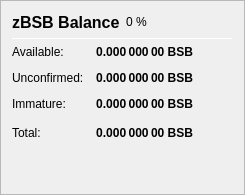
                   <widget class="QFrame" name="frame_ZerocoinBalances">
                    <property name="frameShape">
                     <enum>QFrame::StyledPanel</enum>
                    </property>
                    <property name="frameShadow">
                     <enum>QFrame::Raised</enum>
                    </property>
                    <layout class="QVBoxLayout" name="verticalLayout_7">
                     <item>
                      <layout class="QHBoxLayout" name="horizontalLayout_8" stretch="0,0,0">
                       <item>
                        <widget class="QLabel" name="label_5z_3">
                         <property name="minimumSize">
                          <size>
                           <width>0</width>
                           <height>20</height>
                          </size>
                         </property>
                         <property name="font">
                          <font>
                           <pointsize>12</pointsize>
                           <weight>75</weight>
                           <bold>true</bold>
                          </font>
                         </property>
                         <property name="text">
                          <string>zBSB Balance</string>
                         </property>
                        </widget>
                       </item>
                       <item>
                        <widget class="QLabel" name="labelzBSBPercent">
                         <property name="text">
                          <string notr="true">0 %</string>
                         </property>
                        </widget>
                       </item>
                       <item>
                        <spacer name="horizontalSpacer_11">
                         <property name="orientation">
                          <enum>Qt::Horizontal</enum>
                         </property>
                         <property name="sizeHint" stdset="0">
                          <size>
                           <width>40</width>
                           <height>20</height>
                          </size>
                         </property>
                        </spacer>
                       </item>
                      </layout>
                     </item>
                     <item>
                      <widget class="Line" name="line_ZerocoinBalance">
                       <property name="minimumSize">
                        <size>
                         <width>0</width>
                         <height>1</height>
                        </size>
                       </property>
                       <property name="maximumSize">
                        <size>
                         <width>16777215</width>
                         <height>1</height>
                        </size>
                       </property>
                       <property name="orientation">
                        <enum>Qt::Horizontal</enum>
                       </property>
                      </widget>
                     </item>
                     <item>
                      <layout class="QGridLayout" name="gridLayout_5">
                       <property name="spacing">
                        <number>12</number>
                       </property>
                       <item row="1" column="0">
                        <widget class="QLabel" name="labelzBalanceMatureText">
                         <property name="toolTip">
                          <string>Mature: more than 20 confirmation and more than 1 mint of the same denomination after it was minted.
These zBSB are spendable.</string>
                         </property>
                         <property name="text">
                          <string>Available:</string>
                         </property>
                        </widget>
                       </item>
                       <item row="1" column="1">
                        <widget class="QLabel" name="labelzBalanceMature">
                         <property name="font">
                          <font>
                           <weight>75</weight>
                           <bold>true</bold>
                          </font>
                         </property>
                         <property name="toolTip">
                          <string>Mature: more than 20 confirmation and more than 1 mint of the same denomination after it was minted.
These zBSB are spendable.</string>
                         </property>
                         <property name="text">
                          <string notr="true">0.000 000 00 BSB</string>
                         </property>
                         <property name="alignment">
                          <set>Qt::AlignRight|Qt::AlignTrailing|Qt::AlignVCenter</set>
                         </property>
                        </widget>
                       </item>
                       <item row="2" column="0">
                        <widget class="QLabel" name="labelzBalanceUnconfirmedText">
                         <property name="toolTip">
                          <string>Unconfirmed: less than 20 confirmations
Immature: confirmed, but less than 1 mint of the same denomination after it was minted</string>
                         </property>
                         <property name="text">
                          <string>Unconfirmed:</string>
                         </property>
                        </widget>
                       </item>
                       <item row="2" column="1">
                        <widget class="QLabel" name="labelzBalanceUnconfirmed">
                         <property name="font">
                          <font>
                           <weight>75</weight>
                           <bold>true</bold>
                          </font>
                         </property>
                         <property name="toolTip">
                          <string>Unconfirmed: less than 20 confirmations
Immature: confirmed, but less than 1 mint of the same denomination after it was minted</string>
                         </property>
                         <property name="text">
                          <string notr="true">0.000 000 00 BSB</string>
                         </property>
                         <property name="alignment">
                          <set>Qt::AlignRight|Qt::AlignTrailing|Qt::AlignVCenter</set>
                         </property>
                        </widget>
                       </item>
                       <item row="3" column="0">
                        <widget class="QLabel" name="labelzBalanceImmatureText">
                         <property name="toolTip">
                          <string>Unconfirmed: less than 20 confirmations
Immature: confirmed, but less than 1 mint of the same denomination after it was minted</string>
                         </property>
                         <property name="text">
                          <string>Immature:</string>
                         </property>
                        </widget>
                       </item>
                       <item row="3" column="1">
                        <widget class="QLabel" name="labelzBalanceImmature">
                         <property name="font">
                          <font>
                           <weight>75</weight>
                           <bold>true</bold>
                          </font>
                         </property>
                         <property name="toolTip">
                          <string>Unconfirmed: less than 20 confirmations
Immature: confirmed, but less than 1 mint of the same denomination after it was minted</string>
                         </property>
                         <property name="text">
                          <string notr="true">0.000 000 00 BSB</string>
                         </property>
                         <property name="alignment">
                          <set>Qt::AlignRight|Qt::AlignTrailing|Qt::AlignVCenter</set>
                         </property>
                        </widget>
                       </item>
                       <item row="4" column="0">
                        <widget class="QLabel" name="labelzBalanceText">
                         <property name="toolTip">
                          <string>Your current zBSB balance, unconfirmed and immature zBSB included.</string>
                         </property>
                         <property name="text">
                          <string>Total:</string>
                         </property>
                        </widget>
                       </item>
                       <item row="4" column="1">
                        <widget class="QLabel" name="labelzBalance">
                         <property name="font">
                          <font>
                           <weight>75</weight>
                           <bold>true</bold>
                          </font>
                         </property>
                         <property name="cursor">
                          <cursorShape>IBeamCursor</cursorShape>
                         </property>
                         <property name="toolTip">
                          <string>Your current zBSB balance, unconfirmed and immature zBSB included.</string>
                         </property>
                         <property name="text">
                          <string notr="true">0.000 000 00 BSB</string>
                         </property>
                         <property name="alignment">
                          <set>Qt::AlignRight|Qt::AlignTrailing|Qt::AlignVCenter</set>
                         </property>
                         <property name="textInteractionFlags">
                          <set>Qt::LinksAccessibleByMouse|Qt::TextSelectableByKeyboard|Qt::TextSelectableByMouse</set>
                         </property>
                        </widget>
                       </item>
                       <item row="4" column="2">
                        <spacer name="horizontalSpacer_4">
                         <property name="orientation">
                          <enum>Qt::Horizontal</enum>
                         </property>
                         <property name="sizeHint" stdset="0">
                          <size>
                           <width>40</width>
                           <height>20</height>
                          </size>
                         </property>
                        </spacer>
                       </item>
                      </layout>
                     </item>
                     <item>
                      <spacer name="verticalSpacer_4">
                       <property name="orientation">
                        <enum>Qt::Vertical</enum>
                       </property>
                       <property name="sizeHint" stdset="0">
                        <size>
                         <width>20</width>
                         <height>40</height>
                        </size>
                       </property>
                      </spacer>
                     </item>
                    </layout>
                   </widget>
